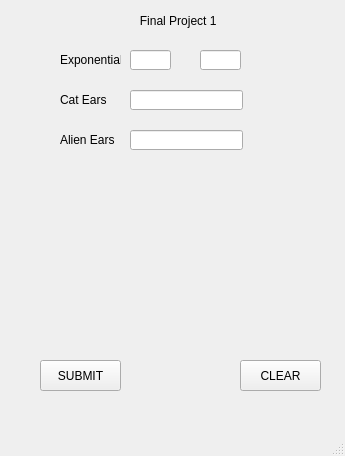
<?xml version="1.0" encoding="UTF-8"?>
<ui version="4.0">
 <class>MainWindow</class>
 <widget class="QMainWindow" name="MainWindow">
  <property name="geometry">
   <rect>
    <x>0</x>
    <y>0</y>
    <width>345</width>
    <height>456</height>
   </rect>
  </property>
  <property name="windowTitle">
   <string>MainWindow</string>
  </property>
  <widget class="QWidget" name="centralwidget">
   <widget class="QLineEdit" name="lineEdit">
    <property name="geometry">
     <rect>
      <x>130</x>
      <y>50</y>
      <width>41</width>
      <height>20</height>
     </rect>
    </property>
   </widget>
   <widget class="QLineEdit" name="lineEdit_2">
    <property name="geometry">
     <rect>
      <x>130</x>
      <y>90</y>
      <width>113</width>
      <height>20</height>
     </rect>
    </property>
   </widget>
   <widget class="QLineEdit" name="lineEdit_3">
    <property name="geometry">
     <rect>
      <x>130</x>
      <y>130</y>
      <width>113</width>
      <height>20</height>
     </rect>
    </property>
   </widget>
   <widget class="QLabel" name="label">
    <property name="geometry">
     <rect>
      <x>60</x>
      <y>50</y>
      <width>61</width>
      <height>20</height>
     </rect>
    </property>
    <property name="text">
     <string>Exponentials</string>
    </property>
   </widget>
   <widget class="QLabel" name="label_2">
    <property name="geometry">
     <rect>
      <x>60</x>
      <y>90</y>
      <width>61</width>
      <height>20</height>
     </rect>
    </property>
    <property name="text">
     <string>Cat Ears</string>
    </property>
   </widget>
   <widget class="QLabel" name="label_3">
    <property name="geometry">
     <rect>
      <x>60</x>
      <y>130</y>
      <width>61</width>
      <height>20</height>
     </rect>
    </property>
    <property name="text">
     <string>Alien Ears</string>
    </property>
   </widget>
   <widget class="QLabel" name="label_4">
    <property name="geometry">
     <rect>
      <x>80</x>
      <y>10</y>
      <width>181</width>
      <height>21</height>
     </rect>
    </property>
    <property name="text">
     <string>                  Final Project 1</string>
    </property>
   </widget>
   <widget class="QPushButton" name="pushButton">
    <property name="geometry">
     <rect>
      <x>40</x>
      <y>360</y>
      <width>81</width>
      <height>31</height>
     </rect>
    </property>
    <property name="text">
     <string>SUBMIT</string>
    </property>
   </widget>
   <widget class="QPushButton" name="pushButton_2">
    <property name="geometry">
     <rect>
      <x>240</x>
      <y>360</y>
      <width>81</width>
      <height>31</height>
     </rect>
    </property>
    <property name="text">
     <string>CLEAR</string>
    </property>
   </widget>
   <widget class="QLabel" name="label_5">
    <property name="geometry">
     <rect>
      <x>50</x>
      <y>180</y>
      <width>261</width>
      <height>151</height>
     </rect>
    </property>
    <property name="text">
     <string/>
    </property>
   </widget>
   <widget class="QLineEdit" name="lineEdit_4">
    <property name="geometry">
     <rect>
      <x>200</x>
      <y>50</y>
      <width>41</width>
      <height>20</height>
     </rect>
    </property>
   </widget>
   <widget class="QLabel" name="label_6">
    <property name="geometry">
     <rect>
      <x>90</x>
      <y>110</y>
      <width>231</width>
      <height>20</height>
     </rect>
    </property>
    <property name="text">
     <string/>
    </property>
   </widget>
   <widget class="QLabel" name="label_7">
    <property name="geometry">
     <rect>
      <x>90</x>
      <y>70</y>
      <width>231</width>
      <height>21</height>
     </rect>
    </property>
    <property name="text">
     <string/>
    </property>
   </widget>
  </widget>
  <widget class="QMenuBar" name="menubar">
   <property name="geometry">
    <rect>
     <x>0</x>
     <y>0</y>
     <width>345</width>
     <height>21</height>
    </rect>
   </property>
  </widget>
  <widget class="QStatusBar" name="statusbar"/>
 </widget>
 <resources/>
 <connections/>
</ui>
